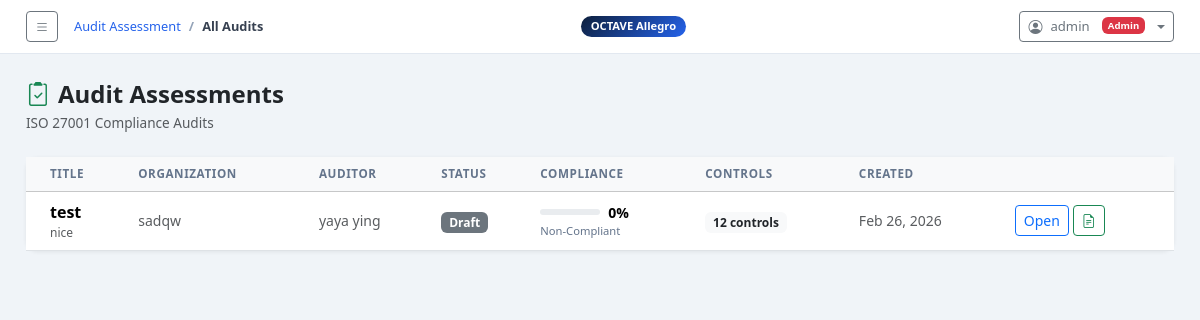
The page /audit/ (signed in) on the database as committed earlier.
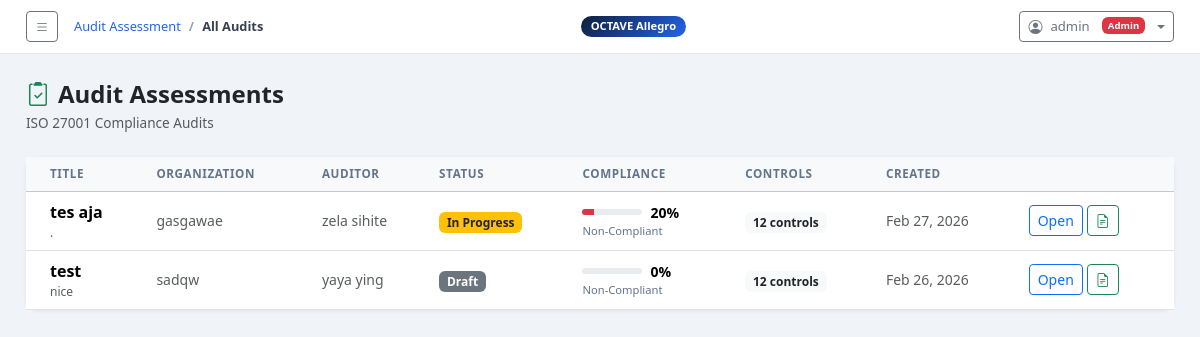
The same page on the database as committed later.
### octave_app/models.py (models this page shows, shortened)
class AuditAssessment(models.Model):
    owner          = models.ForeignKey(User, on_delete=models.SET_NULL, null=True, blank=True,
                         related_name='audit_assessments')
    assigned_auditee = models.ForeignKey(User, on_delete=models.SET_NULL, null=True, blank=True,
                         related_name='assigned_audit_assessments')
    title          = models.CharField(max_length=255)
    organization   = models.CharField(max_length=255)
    scope          = models.TextField()
    assessor_name  = models.CharField(max_length=255)
    assessor_email = models.EmailField(blank=True)
    start_date     = models.DateField(default=timezone.now)
    end_date       = models.DateField(null=True, blank=True)
    status         = models.CharField(max_length=20, choices=AUDIT_STATUS_CHOICES, default='draft')
    notes          = models.TextField(blank=True)
    created_at     = models.DateTimeField(default=timezone.now)
    updated_at     = models.DateTimeField(auto_now=True)
    class Meta:
        ordering = ['-created_at']
    def get_compliance_score(self):
        controls = self.controls.all()
        total = controls.count()
        if total == 0:
            return 0, 'No Controls', 'secondary'
        compliant = controls.filter(status='compliant').count()
        partial   = controls.filter(status='partial').count()
        score = int(((compliant + partial * 0.5) / total) * 100)
        if score >= 85:
            label, color = 'Compliant', 'success'
        elif score >= 60:
            label, color = 'Needs Improvement', 'warning'
        else:
            label, color = 'Non-Compliant', 'danger'
        return score, label, color

### octave_app/views.py (the view)
# urls.py: path('audit/',                                views.audit_list,             name='audit_list'),
@login_required
def audit_list(request):
    user = request.user
    try:
        role = user.profile.role
    except Exception:
        role = 'auditee'
    if role == 'admin':
        audits = AuditAssessment.objects.select_related('owner', 'assigned_auditee').all()
    elif role == 'auditor':
        audits = AuditAssessment.objects.filter(owner=user)
    else:
        audits = AuditAssessment.objects.filter(assigned_auditee=user)
    return render(request, 'octave_app/audit/audit_list.html', {'audits': audits})

### octave_app/context_processors.py (called while the page is built)
def sidebar_ctx(request):
    return {'octave_steps': OCTAVE_STEPS}

### octave_app/templates/octave_app/audit/audit_list.html (shortened to what this page needs)
{% extends 'octave_app/base.html' %}
{% block breadcrumb %}
<li class="breadcrumb-item"><a href="{% url 'audit_list' %}">Audit Assessment</a></li>
<li class="breadcrumb-item active">All Audits</li>
{% endblock %}
{% block content %}
<div class="d-flex justify-content-between align-items-center mb-4">
  <div>
    <h4 class="fw-bold mb-1"><i class="bi bi-clipboard2-check me-2 text-success"></i>Audit Assessments</h4>
    <div class="text-muted" style="font-size:.85rem;">ISO 27001 Compliance Audits</div>
  </div>
</div>
{% if audits %}
<div class="card">
  <div class="card-body p-0">
    <div class="table-responsive">
      <table class="table table-hover align-middle mb-0">
        <thead class="table-light">
          <tr>
            <th class="ps-4">Title</th>
            <th>Organization</th>
            {% if request.user.profile.role != 'auditor' %}<th>Auditor</th>{% endif %}
            <th>Status</th>
            <th>Compliance</th>
            <th>Controls</th>
            <th>Created</th>
            <th></th>
          </tr>
        </thead>
        <tbody>
          {% for audit in audits %}
          {% with score=audit.get_compliance_score %}
          <tr>
            <td class="ps-4">
              <div class="fw-semibold">{{ audit.title }}</div>
              <div class="text-muted" style="font-size:.75rem;">{{ audit.scope|truncatechars:50 }}</div>
            </td>
            <td class="small text-muted">{{ audit.organization }}</td>
            {% if request.user.profile.role != 'auditor' %}
            <td class="small text-muted">{{ audit.owner.get_full_name|default:audit.owner.username|default:"—" }}</td>
            {% endif %}
            <td>
              {% if audit.status == 'completed' %}<span class="badge bg-success">Completed</span>
              {% elif audit.status == 'in_progress' %}<span class="badge bg-warning text-dark">In Progress</span>
              {% else %}<span class="badge bg-secondary">Draft</span>{% endif %}
            </td>
            <td>
              <div class="d-flex align-items-center gap-2">
                <div class="progress" style="width:60px;height:6px;">
                  <div class="progress-bar bg-{% if score.1 == 'Compliant' %}success{% elif score.1 == 'Needs Improvement' %}warning{% else %}danger{% endif %}"
                       style="width:{{ score.0 }}%"></div>
                </div>
                <span class="fw-bold small">{{ score.0 }}%</span>
              </div>
              <div style="font-size:.7rem;color:#64748b;">{{ score.1 }}</div>
            </td>
            <td>
              <span class="badge bg-light text-dark">{{ audit.controls.count }} controls</span>
            </td>
            <td class="small text-muted">{{ audit.created_at|date:"M d, Y" }}</td>
            <td>
              <div class="d-flex gap-1">
                <a href="{% url 'audit_detail' audit.pk %}" class="btn btn-sm btn-outline-primary">Open</a>
                <a href="{% url 'audit_report' audit.pk %}" class="btn btn-sm btn-outline-success"><i class="bi bi-file-earmark-text"></i></a>
              </div>
            </td>
          </tr>
          {% endwith %}
          {% endfor %}
        </tbody>
      </table>
    </div>
  </div>
</div>
{% endif %}
{% endblock %}

### octave_app/templates/octave_app/base.html (shortened to what this page needs)
<!DOCTYPE html>
<html lang="en">
<head>
  <link href="https://cdn.jsdelivr.net/npm/bootstrap@5.3.2/dist/css/bootstrap.min.css" rel="stylesheet">
  <link href="https://cdn.jsdelivr.net/npm/bootstrap-icons@1.11.3/font/bootstrap-icons.css" rel="stylesheet">
</head>
<body>
<div class="main full">
  <div class="topbar">
    <div class="d-flex align-items-center gap-3">
      <button class="btn btn-sm btn-outline-secondary" id="toggleSidebar">
        <i class="bi bi-list"></i>
      </button>
      <nav aria-label="breadcrumb">
        <ol class="breadcrumb">
          {% block breadcrumb %}<li class="breadcrumb-item active">Dashboard</li>{% endblock %}
        </ol>
      </nav>
    </div>
    <span class="ws-badge">OCTAVE Allegro</span>
    {% if user.is_authenticated %}
    <div class="dropdown ms-3">
      <button class="btn btn-sm btn-outline-secondary dropdown-toggle d-flex align-items-center gap-2" type="button" data-bs-toggle="dropdown">
        <i class="bi bi-person-circle"></i>
        <span style="font-size:.82rem">{{ user.get_full_name|default:user.username }}</span>
        {% with role=user.profile.role %}
        {% if role == 'admin' %}<span class="badge bg-danger ms-1" style="font-size:.6rem">Admin</span>
        {% elif role == 'auditor' %}<span class="badge bg-primary ms-1" style="font-size:.6rem">Auditor</span>
        {% else %}<span class="badge bg-secondary ms-1" style="font-size:.6rem">Auditee</span>{% endif %}
        {% endwith %}
      </button>
    </div>
    {% endif %}
  </div>
  <div class="content">
    {% block content %}{% endblock %}
  </div>
</div>
</body>
</html>

### octave_app/templates/octave_app/base.html (style rules this page uses)
:root { --navy:#0d1f3c;--navy2:#1a3558;--accent:#2563eb;--sidebar:270px }
body { background:#f0f4f8;font-family:'Segoe UI',system-ui,sans-serif }
.main { margin-left:var(--sidebar); min-height:100vh; display:flex; flex-direction:column; transition:margin-left .3s ease; }
.main.full { margin-left:0 !important; }
.topbar { background:#fff;border-bottom:1px solid #e2e8f0;padding:11px 26px;position:sticky;top:0;z-index:100;display:flex;align-items:center;justify-content:space-between }
.topbar .breadcrumb { margin:0;font-size:.8rem }
.topbar .breadcrumb-item a { color:var(--accent);text-decoration:none }
.topbar .breadcrumb-item.active { color:#374151;font-weight:600 }
.topbar .breadcrumb-item+.breadcrumb-item::before { color:#94a3b8 }
.content { padding:26px;flex:1 }
.card { border:none;border-radius:12px;box-shadow:0 1px 4px rgba(0,0,0,.07) }
.ws-badge { background:linear-gradient(135deg,var(--navy),var(--accent));color:#fff;border-radius:16px;padding:2px 10px;font-size:.7rem;font-weight:700 }
.table th { font-size:.73rem;text-transform:uppercase;letter-spacing:.05em;color:#64748b;font-weight:700 }

Rows that differ between the two databases and show on the page:
added AuditAssessment: title "tes aja", scope ".", organization "gasgawae", owner.get_full_name "zela sihite", status "In Progress", get_compliance_score.0 "20", get_compliance_score.1 "Non-Compliant", controls.count "12", created_at "Feb 27, 2026"
